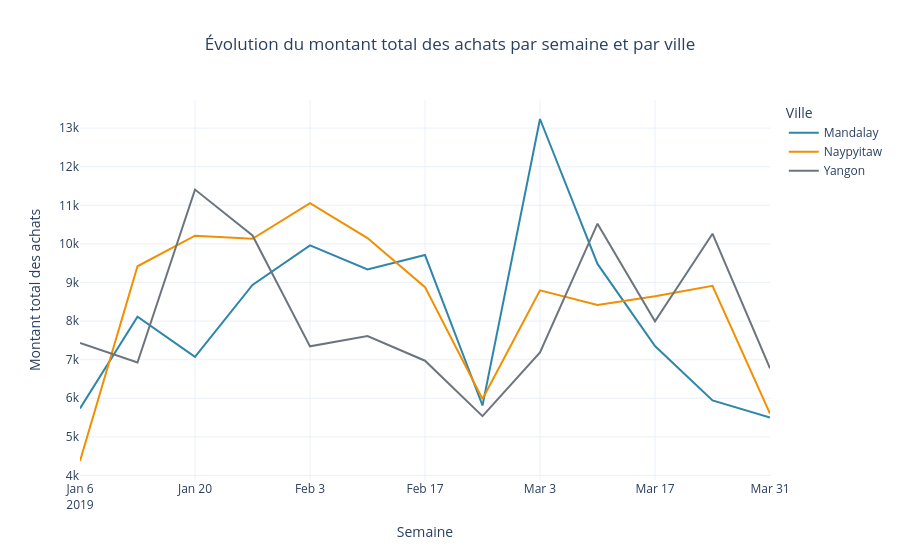

Notebook cell for this chart:
### Markdown cell above
### Création des graphiques

### Code cell
def plot_evolution_montant_total(data) :

    #Montant total des achats par semaine et par ville
    evolution = (
        data
        .groupby([pd.Grouper(key="Date", freq="W"), "City"])["Total"]
        .sum()
        .reset_index()
    )


    fig = px.line(
        evolution,
        x='Date',
        y='Total',
        color="City",
        color_discrete_sequence=["#2E86AB", "#F18F01", "#6C757D"],
        title="Évolution du montant total des achats par semaine et par ville",
        labels={
            "Date" : "Semaine",
            "Total" : "Montant total des achats",
            "City" : "Ville"
        }
    )

    fig.update_layout(
    template="plotly_white",  # style plus propre
    title_x=0.5           # centre le titre
    )

    return fig

plot_evolution_montant_total(df)

### Figure 1 — Plotly figure (JSON) as saved in the notebook; plotly's stock layout.template omitted (floating-point values rounded to 4 significant figures)
{"data": [{"hovertemplate": "Ville=Mandalay<br>Semaine=%{x}<br>Montant total des achats=%{y}<extra></extra>", "legendgroup": "Mandalay", "line": {"color": "#2E86AB", "dash": "solid"}, "marker": {"symbol": "circle"}, "mode": "lines", "name": "Mandalay", "orientation": "v", "showlegend": true, "type": "scatter", "x": ["2019-01-06T00:00:00.000000000", "2019-01-13T00:00:00.000000000", "2019-01-20T00:00:00.000000000", "2019-01-27T00:00:00.000000000", "2019-02-03T00:00:00.000000000", "2019-02-10T00:00:00.000000000", "2019-02-17T00:00:00.000000000", "2019-02-24T00:00:00.000000000", "2019-03-03T00:00:00.000000000", "2019-03-10T00:00:00.000000000", "2019-03-17T00:00:00.000000000", "2019-03-24T00:00:00.000000000", "2019-03-31T00:00:00.000000000"], "xaxis": "x", "y": [5735.0, 8115.0, 7073.0, 8938.0, 9962.0, 9337.0, 9711.0, 5813.0, 13240.0, 9480.0, 7355.0, 5945.0, 5498.0], "yaxis": "y"}, {"hovertemplate": "Ville=Naypyitaw<br>Semaine=%{x}<br>Montant total des achats=%{y}<extra></extra>", "legendgroup": "Naypyitaw", "line": {"color": "#F18F01", "dash": "solid"}, "marker": {"symbol": "circle"}, "mode": "lines", "name": "Naypyitaw", "orientation": "v", "showlegend": true, "type": "scatter", "x": ["2019-01-06T00:00:00.000000000", "2019-01-13T00:00:00.000000000", "2019-01-20T00:00:00.000000000", "2019-01-27T00:00:00.000000000", "2019-02-03T00:00:00.000000000", "2019-02-10T00:00:00.000000000", "2019-02-17T00:00:00.000000000", "2019-02-24T00:00:00.000000000", "2019-03-03T00:00:00.000000000", "2019-03-10T00:00:00.000000000", "2019-03-17T00:00:00.000000000", "2019-03-24T00:00:00.000000000", "2019-03-31T00:00:00.000000000"], "xaxis": "x", "y": [4375.0, 9420.0, 10210.0, 10130.0, 11050.0, 10150.0, 8880.0, 5979.0, 8795.0, 8414.0, 8641.0, 8912.0, 5604.0], "yaxis": "y"}, {"hovertemplate": "Ville=Yangon<br>Semaine=%{x}<br>Montant total des achats=%{y}<extra></extra>", "legendgroup": "Yangon", "line": {"color": "#6C757D", "dash": "solid"}, "marker": {"symbol": "circle"}, "mode": "lines", "name": "Yangon", "orientation": "v", "showlegend": true, "type": "scatter", "x": ["2019-01-06T00:00:00.000000000", "2019-01-13T00:00:00.000000000", "2019-01-20T00:00:00.000000000", "2019-01-27T00:00:00.000000000", "2019-02-03T00:00:00.000000000", "2019-02-10T00:00:00.000000000", "2019-02-17T00:00:00.000000000", "2019-02-24T00:00:00.000000000", "2019-03-03T00:00:00.000000000", "2019-03-10T00:00:00.000000000", "2019-03-17T00:00:00.000000000", "2019-03-24T00:00:00.000000000", "2019-03-31T00:00:00.000000000"], "xaxis": "x", "y": [7434.0, 6926.0, 11410.0, 10220.0, 7346.0, 7613.0, 6973.0, 5537.0, 7189.0, 10520.0, 7995.0, 10260.0, 6776.0], "yaxis": "y"}], "layout": {"legend": {"title": {"text": "Ville"}, "tracegroupgap": 0}, "title": {"text": "Évolution du montant total des achats par semaine et par ville", "x": 0.5}, "xaxis": {"anchor": "y", "domain": [0, 1], "title": {"text": "Semaine"}}, "yaxis": {"anchor": "x", "domain": [0, 1], "title": {"text": "Montant total des achats"}}}}
